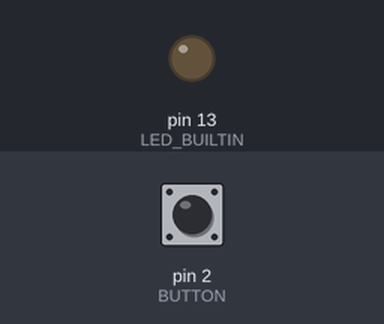
A sketch run on a simulated Arduino Uno, built with avr-gcc and run on an emulated ATmega328P. Shown: output pins drawn as LEDs (lit = HIGH). Inputs (shaded band) come from the test bench; at power-on: pin 2 (BUTTON) HIGH.

Above: at 1.2 s.
1.3 s: pin 2 (BUTTON) pulled LOW for 0.15 s
At 1.37 s:
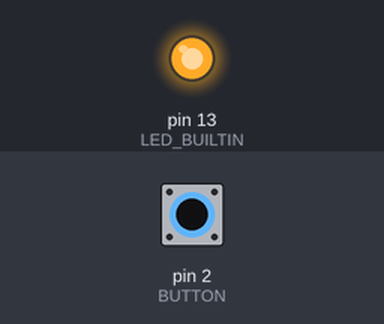
2.9 s: pin 2 (BUTTON) pulled LOW for 3.2 s
At 7.0 s:
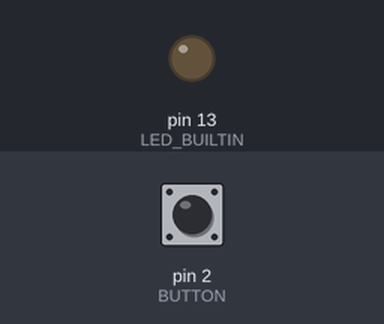
Timing chart, 0 to 8.5 s (numbered marks = the images above; inputs shaded):
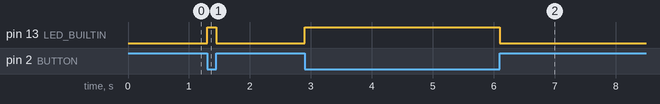

The sketch:

pullup.ino
```cpp
// Button on D2 with the internal pull-up, mirrored to the built-in LED.
// Pressed reads LOW (the button shorts the pin to ground), which lights the LED.
const int BUTTON = 2;

void setup() {
  pinMode(BUTTON, INPUT_PULLUP);
  pinMode(LED_BUILTIN, OUTPUT);
}

void loop() {
  digitalWrite(LED_BUILTIN, digitalRead(BUTTON) == LOW ? HIGH : LOW);
}
```

Measured:
- after the input at 1.3 s, pin 13 (LED_BUILTIN): LOW → HIGH at once, → LOW 0.15 s later
- after the input at 2.9 s, pin 13 (LED_BUILTIN): LOW → HIGH at once, → LOW 3.2 s later
